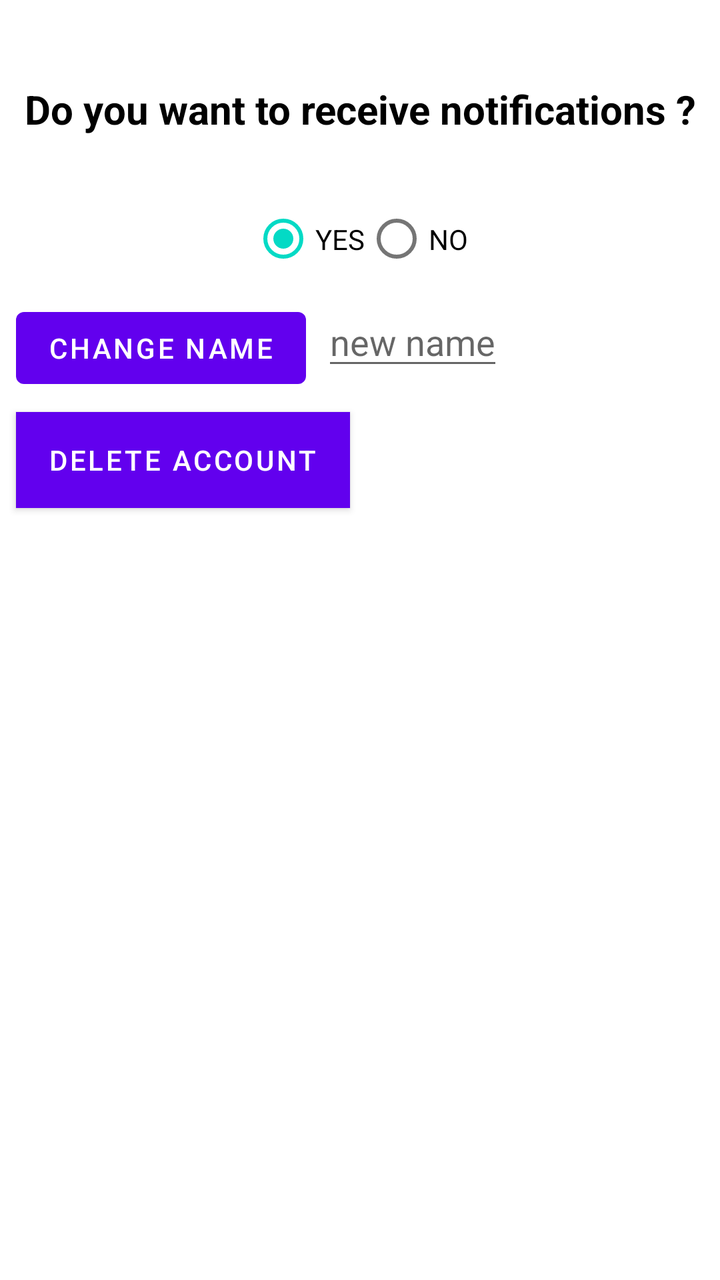
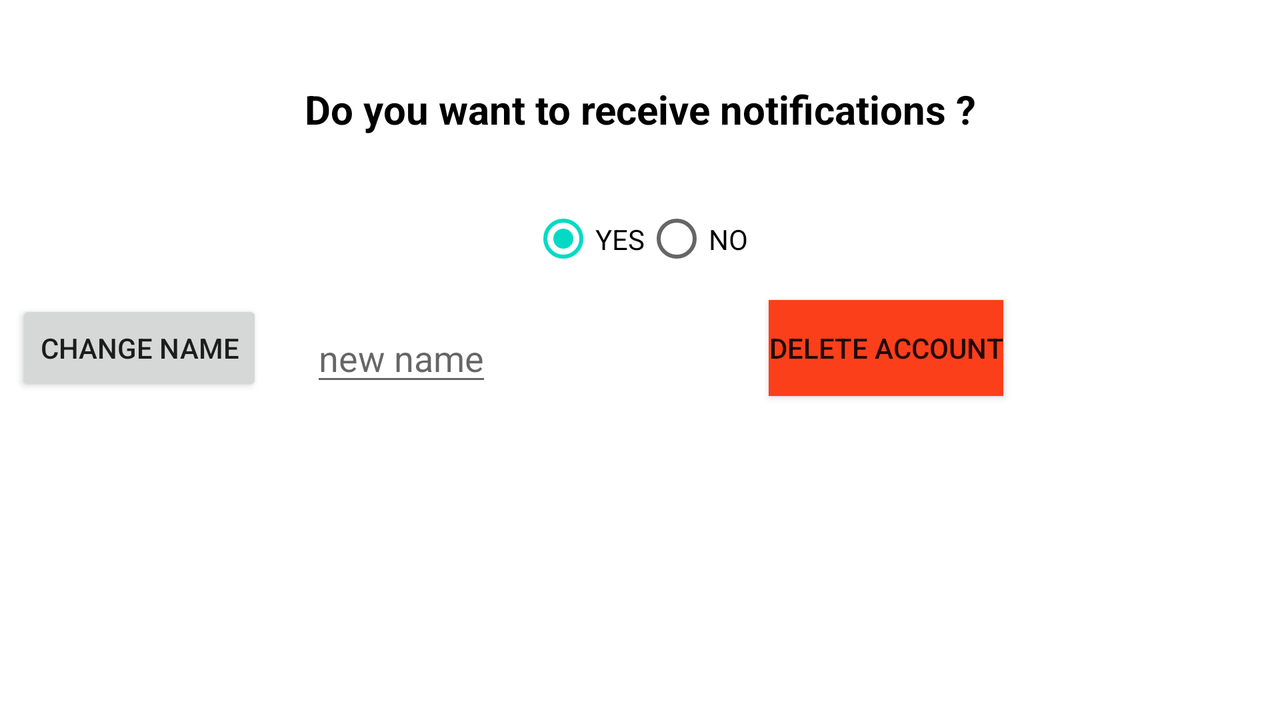

One screen, two layout resources from the same app: the default and the author's alternative for another configuration. Each is rendered where Android would select it; the XML of both is given below.
<!-- AndroidManifest.xml: application theme Theme.Go4Lunch -->
<!-- res/layout/fragment_settings.xml -->
<?xml version="1.0" encoding="utf-8"?>
<androidx.constraintlayout.widget.ConstraintLayout xmlns:android="http://schemas.android.com/apk/res/android"
    xmlns:app="http://schemas.android.com/apk/res-auto"
    xmlns:tools="http://schemas.android.com/tools"
    android:layout_width="match_parent"
    android:layout_height="match_parent"
    tools:context=".ui.settings.SettingsFragment">

    <TextView
        android:id="@+id/text_settings"
        android:layout_width="match_parent"
        android:layout_height="45dp"
        android:layout_marginTop="32dp"
        android:text="@string/question_notification"
        android:textAlignment="center"
        android:textSize="20sp"
        android:textStyle="bold"
        android:gravity="center"
        android:textColor="@color/black"
        app:layout_constraintEnd_toEndOf="parent"
        app:layout_constraintHorizontal_bias="0.0"
        app:layout_constraintStart_toStartOf="parent"
        app:layout_constraintTop_toTopOf="parent" />

    <RadioGroup
        android:id="@+id/view_radio_group"
        android:layout_width="match_parent"
        android:layout_height="45dp"
        android:layout_marginTop="20dp"
        android:orientation="horizontal"
        android:gravity="center"
        android:checkedButton="@+id/radio_yes"
        app:layout_constraintEnd_toEndOf="parent"
        app:layout_constraintStart_toStartOf="parent"
        app:layout_constraintTop_toBottomOf="@+id/text_settings">

        <RadioButton
            android:id="@+id/radio_yes"
            android:layout_width="wrap_content"
            android:layout_height="wrap_content"

            android:text="@string/yes" />

        <RadioButton
            android:id="@+id/radio_no"
            android:layout_width="wrap_content"
            android:layout_height="wrap_content"
            android:text="@string/no" />
    </RadioGroup>

    <Button
        android:id="@+id/btn_delete_account"
        android:layout_width="wrap_content"
        android:layout_height="wrap_content"
        android:layout_marginTop="36dp"
        android:layout_margin="8dp"
        android:backgroundTint="@color/red_bottom_menu"
        android:background="@color/red_bottom_menu"
        android:text="@string/delete_my_account"
        app:layout_constraintStart_toStartOf="parent"
        app:layout_constraintTop_toBottomOf="@+id/btn_update_username" />

    <Button
        android:id="@+id/btn_update_username"
        android:layout_width="wrap_content"
        android:layout_height="wrap_content"
        android:layout_marginTop="36dp"
        android:layout_margin="8dp"
        android:text="@string/update_name"
        app:layout_constraintStart_toStartOf="parent"
        app:layout_constraintTop_toBottomOf="@+id/view_radio_group" />

    <EditText
        android:id="@+id/edt_update_name"
        android:layout_width="wrap_content"
        android:layout_height="wrap_content"
        android:layout_marginStart="24dp"
        android:layout_margin="8dp"
        android:hint="@string/new_name"
        app:layout_constraintBottom_toBottomOf="@+id/btn_update_username"
        app:layout_constraintStart_toEndOf="@+id/btn_update_username" />
</androidx.constraintlayout.widget.ConstraintLayout>
<!-- resources referenced by this layout -->
<resources>
  <color name="black">#FF000000</color>
  <color name="red_bottom_menu">#FC3F1B</color>
  <string name="delete_my_account">Delete Account</string>
  <string name="new_name">new name</string>
  <string name="no">NO</string>
  <string name="question_notification">Do you want to receive notifications ?</string>
  <string name="update_name">Change Name</string>
  <string name="yes">YES</string>
  <style name="Theme.Go4Lunch" parent="Theme.MaterialComponents.DayNight.NoActionBar">
          
          <item name="colorPrimary">@color/purple_500</item>
          <item name="colorPrimaryVariant">@color/purple_700</item>
          <item name="colorOnPrimary">@color/white</item>
          
          <item name="colorSecondary">@color/teal_200</item>
          <item name="colorSecondaryVariant">@color/teal_700</item>
          <item name="colorOnSecondary">@color/black</item>
          
          <item name="android:statusBarColor" tools:targetApi="l">?attr/colorPrimaryVariant</item>
          
      </style>
  <color name="purple_500">#FF6200EE</color>
  <color name="purple_700">#FF3700B3</color>
  <color name="white">#FFFFFFFF</color>
  <color name="teal_200">#FF03DAC5</color>
  <color name="teal_700">#FF018786</color>
</resources>
<!-- res/layout-land/fragment_settings.xml (the author's variant of the layout above) -->
<!-- drawn on the phone turned sideways -->
<?xml version="1.0" encoding="utf-8"?>
<androidx.constraintlayout.widget.ConstraintLayout xmlns:android="http://schemas.android.com/apk/res/android"
    xmlns:app="http://schemas.android.com/apk/res-auto"
    xmlns:tools="http://schemas.android.com/tools"
    android:layout_width="match_parent"
    android:layout_height="match_parent"
    tools:context=".ui.settings.SettingsFragment">

    <TextView
        android:id="@+id/text_settings"
        android:layout_width="match_parent"
        android:layout_height="45dp"
        android:layout_marginTop="32dp"
        android:text="@string/question_notification"
        android:textAlignment="center"
        android:textSize="20sp"
        android:textStyle="bold"
        android:gravity="center"
        android:textColor="@color/black"
        app:layout_constraintEnd_toEndOf="parent"
        app:layout_constraintHorizontal_bias="0.0"
        app:layout_constraintStart_toStartOf="parent"
        app:layout_constraintTop_toTopOf="parent" />

    <RadioGroup
        android:id="@+id/view_radio_group"
        android:layout_width="match_parent"
        android:layout_height="45dp"
        android:layout_marginTop="20dp"
        android:orientation="horizontal"
        android:gravity="center"
        android:checkedButton="@+id/radio_yes"
        app:layout_constraintEnd_toEndOf="parent"
        app:layout_constraintStart_toStartOf="parent"
        app:layout_constraintTop_toBottomOf="@+id/text_settings">

        <RadioButton
            android:id="@+id/radio_yes"
            android:layout_width="wrap_content"
            android:layout_height="wrap_content"

            android:text="@string/yes" />

        <RadioButton
            android:id="@+id/radio_no"
            android:layout_width="wrap_content"
            android:layout_height="wrap_content"
            android:text="@string/no" />
    </RadioGroup>

    <Button
        android:id="@+id/btn_delete_account"
        android:layout_width="wrap_content"
        android:layout_height="wrap_content"
        android:text="@string/delete_my_account"
        android:backgroundTint="@color/red_bottom_menu"
        android:background="@color/red_bottom_menu"
        app:layout_constraintBottom_toBottomOf="@+id/btn_update_username"
        app:layout_constraintEnd_toEndOf="parent"
        app:layout_constraintStart_toEndOf="@+id/edt_update_name"
        app:layout_constraintTop_toTopOf="@+id/btn_update_username" />

    <Button
        android:id="@+id/btn_update_username"
        android:layout_width="wrap_content"
        android:layout_height="wrap_content"
        android:layout_marginTop="36dp"
        android:layout_margin="8dp"
        android:text="@string/update_name"
        app:layout_constraintStart_toStartOf="parent"
        app:layout_constraintTop_toBottomOf="@+id/view_radio_group" />

    <EditText
        android:id="@+id/edt_update_name"
        android:layout_width="wrap_content"
        android:layout_height="wrap_content"
        android:layout_marginStart="24dp"
        android:hint="@string/new_name"
        app:layout_constraintBottom_toBottomOf="@+id/btn_update_username"
        app:layout_constraintStart_toEndOf="@+id/btn_update_username" />
</androidx.constraintlayout.widget.ConstraintLayout>
